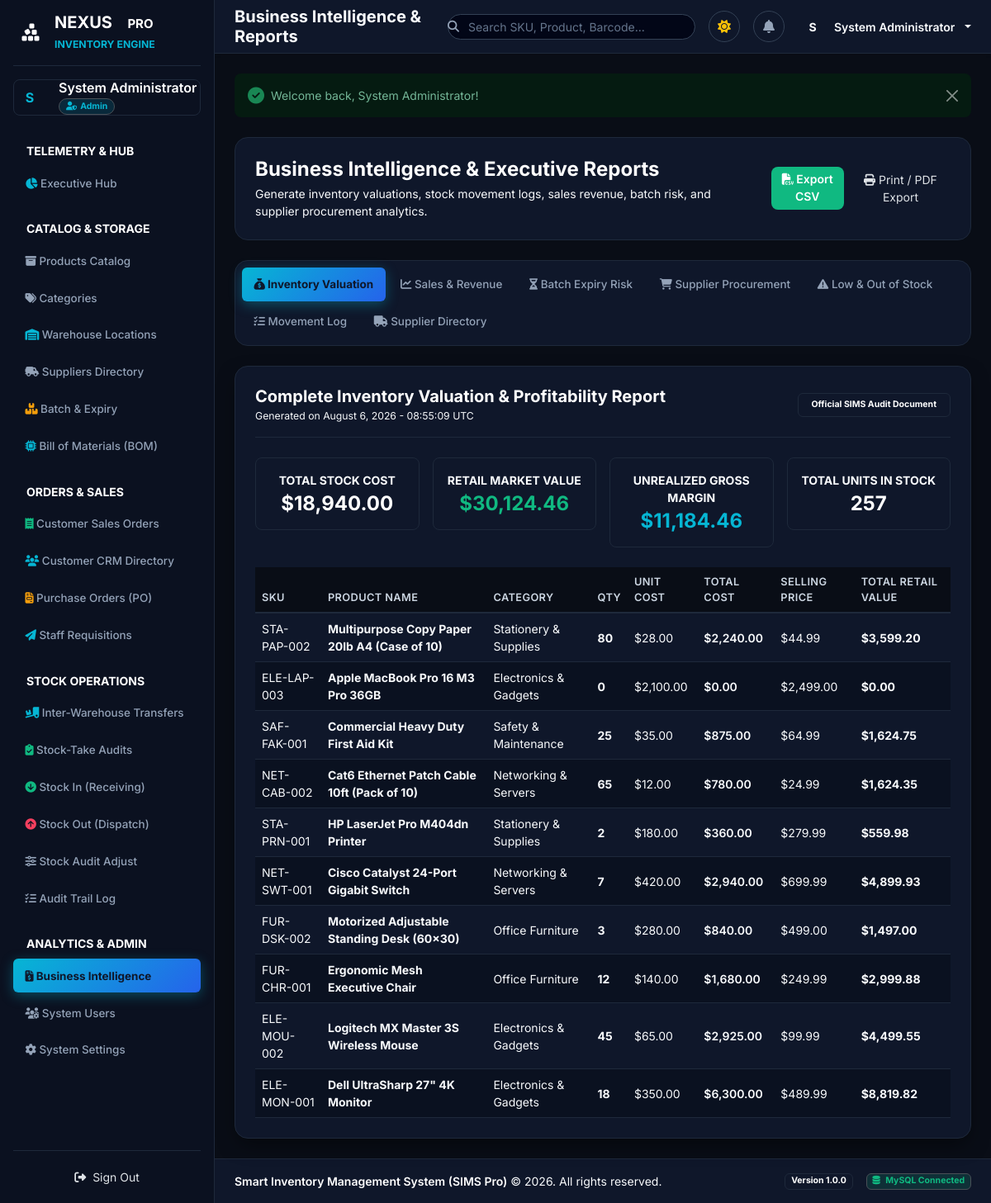
The app's page /reports (signed in) with its own data.
### tables this page shows
CREATE TABLE IF NOT EXISTS `products` (
    `product_id` INT AUTO_INCREMENT PRIMARY KEY,
    `product_name` VARCHAR(150) NOT NULL,
    `sku` VARCHAR(50) NOT NULL UNIQUE,
    `barcode` VARCHAR(50) NULL UNIQUE,
    `description` TEXT NULL,
    `category_id` INT NOT NULL,
    `supplier_id` INT NOT NULL,
    `unit_price` DECIMAL(10,2) NOT NULL DEFAULT 0.00,
    `selling_price` DECIMAL(10,2) NOT NULL DEFAULT 0.00,
    `quantity` INT NOT NULL DEFAULT 0,
    `min_stock_level` INT NOT NULL DEFAULT 5,
    `image` VARCHAR(255) NULL,
    `created_at` DATETIME DEFAULT CURRENT_TIMESTAMP,
    FOREIGN KEY (`category_id`) REFERENCES `categories`(`category_id`) ON DELETE CASCADE ON UPDATE CASCADE,
    FOREIGN KEY (`supplier_id`) REFERENCES `suppliers`(`supplier_id`) ON DELETE CASCADE ON UPDATE CASCADE
);

CREATE TABLE IF NOT EXISTS `categories` (
    `category_id` INT AUTO_INCREMENT PRIMARY KEY,
    `category_name` VARCHAR(100) NOT NULL UNIQUE,
    `description` TEXT NULL,
    `created_at` DATETIME DEFAULT CURRENT_TIMESTAMP
);

### app/Views/reports/index.php (the view, shortened to what the rows shown need)
<div class="container-fluid px-0">
    <div class="card border-0 rounded-4 bg-slate-900 p-4" id="reportPrintArea">
        <?php if ($currentType === 'inventory_value'): ?>
            <div class="table-responsive">
                <table class="table align-middle fs-7 mb-0">
                    <thead>
                        <tr class="text-slate-400">
                            <th>SKU</th>
                            <th>Product Name</th>
                            <th>Category</th>
                            <th>Qty</th>
                            <th>Unit Cost</th>
                            <th>Total Cost</th>
                            <th>Selling Price</th>
                            <th>Total Retail Value</th>
                        </tr>
                    </thead>
                    <tbody>
                        <?php foreach ($reportData['products'] as $p): ?>
                            <tr>
                                <td class="fw-mono text-slate-400 fs-8"><?= htmlspecialchars($p->sku) ?></td>
                                <td class="fw-bold text-white"><?= htmlspecialchars($p->product_name) ?></td>
                                <td><?= htmlspecialchars($p->category_name) ?></td>
                                <td class="fw-bold text-white"><?= $p->quantity ?></td>
                                <td>$<?= number_format($p->unit_price, 2) ?></td>
                                <td class="fw-semibold text-white">$<?= number_format($p->quantity * $p->unit_price, 2) ?></td>
                                <td>$<?= number_format($p->selling_price, 2) ?></td>
                                <td class="fw-bold text-emerald">$<?= number_format($p->quantity * $p->selling_price, 2) ?></td>
                            </tr>
                        <?php endforeach; ?>
                    </tbody>
                </table>
            </div>
        <?php endif; ?>
    </div>
</div>

### records on screen
products: sku "STA-PAP-002", product_name "Multipurpose Copy Paper 20lb A4 (Case of 10)", category.category_name "Stationery & Supplies", quantity "80", unit_price "28.00", $p->quantity * $p->unit_price "2,240.00", selling_price "44.99", $p->quantity * $p->selling_price "3,599.20"
products: sku "ELE-LAP-003", product_name "Apple MacBook Pro 16 M3 Pro 36GB", category.category_name "Electronics & Gadgets", quantity "0", unit_price "2,100.00", $p->quantity * $p->unit_price "0.00", selling_price "2,499.00", $p->quantity * $p->selling_price "0.00"
products: sku "SAF-FAK-001", product_name "Commercial Heavy Duty First Aid Kit", category.category_name "Safety & Maintenance", quantity "25", unit_price "35.00", $p->quantity * $p->unit_price "875.00", selling_price "64.99", $p->quantity * $p->selling_price "1,624.75"
products: sku "NET-CAB-002", product_name "Cat6 Ethernet Patch Cable 10ft (Pack of 10)", category.category_name "Networking & Servers", quantity "65", unit_price "12.00", $p->quantity * $p->unit_price "780.00", selling_price "24.99", $p->quantity * $p->selling_price "1,624.35"
products: sku "STA-PRN-001", product_name "HP LaserJet Pro M404dn Printer", category.category_name "Stationery & Supplies", quantity "2", unit_price "180.00", $p->quantity * $p->unit_price "360.00", selling_price "279.99", $p->quantity * $p->selling_price "559.98"
products: sku "NET-SWT-001", product_name "Cisco Catalyst 24-Port Gigabit Switch", category.category_name "Networking & Servers", quantity "7", unit_price "420.00", $p->quantity * $p->unit_price "2,940.00", selling_price "699.99", $p->quantity * $p->selling_price "4,899.93"
products: sku "FUR-DSK-002", product_name "Motorized Adjustable Standing Desk (60x30)", category.category_name "Office Furniture", quantity "3", unit_price "280.00", $p->quantity * $p->unit_price "840.00", selling_price "499.00", $p->quantity * $p->selling_price "1,497.00"
products: sku "FUR-CHR-001", product_name "Ergonomic Mesh Executive Chair", category.category_name "Office Furniture", quantity "12", unit_price "140.00", $p->quantity * $p->unit_price "1,680.00", selling_price "249.99", $p->quantity * $p->selling_price "2,999.88"
products: sku "ELE-MOU-002", product_name "Logitech MX Master 3S Wireless Mouse", category.category_name "Electronics & Gadgets", quantity "45", unit_price "65.00", $p->quantity * $p->unit_price "2,925.00", selling_price "99.99", $p->quantity * $p->selling_price "4,499.55"
products: sku "ELE-MON-001", product_name "Dell UltraSharp 27\" 4K Monitor", category.category_name "Electronics & Gadgets", quantity "18", unit_price "350.00", $p->quantity * $p->unit_price "6,300.00", selling_price "489.99", $p->quantity * $p->selling_price "8,819.82"

### other values on screen
substr($userName, 0, 1) "S"
$userName "System Administrator"
$userRole "Admin"
$pageTitle "Business Intelligence & Reports"
substr($_SESSION['user']['name'] ?? 'U', 0, 1) "S"
$_SESSION['user']['name'] "System Administrator"
$flash['value'] "Welcome back, System Administrator!"
$reportData['title'] "Complete Inventory Valuation & Profitability Report"
$reportData['total_cost_valuation'] "18,940.00"
$reportData['total_retail_valuation'] "30,124.46"
$reportData['potential_profit'] "11,184.46"
$reportData['total_items_count'] "257"
